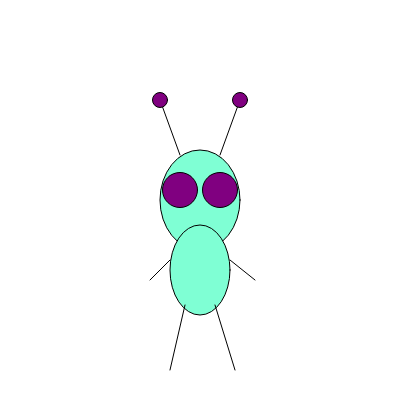
Frame 1 (no input)
Frame 60 (no input): identical to frame 1, image omitted
Frame 120 (the mouse pressed at the canvas centre since frame 60): identical to frame 1, image omitted

The p5.js sketch that drew this single still picture (run headless with seeded random() and noise() and a simulated clock; from frame 60 on, the mouse is pressed at the canvas centre):

// p5.js sketch
// ── sketch.js
function setup() {
  createCanvas(400, 400);
}

function draw() {
  background('#FFFFFF');
  
  // Head
  fill('#7FFFD4');
  ellipse(200, 200, 80, 100);
  
  // Eyes
  fill('#800080');
  ellipse(180, 190, 35, 35);
  ellipse(220, 190, 35, 35);
  
  // Antennas
  line(180, 155, 160, 100);
  line(220, 155, 240, 100);
  ellipse(160, 100, 15, 15);
  ellipse(240, 100, 15, 15);
  
  // Body
  fill('#7FFFD4');
  ellipse(200, 270, 60, 90);
  
  // Legs
  line(185, 305, 170, 370);
  line(215, 305, 235, 370);
  
  // Arms
  fill('#800080');
  line(170, 260, 150, 280);
  line(230, 260, 255, 280);
}
